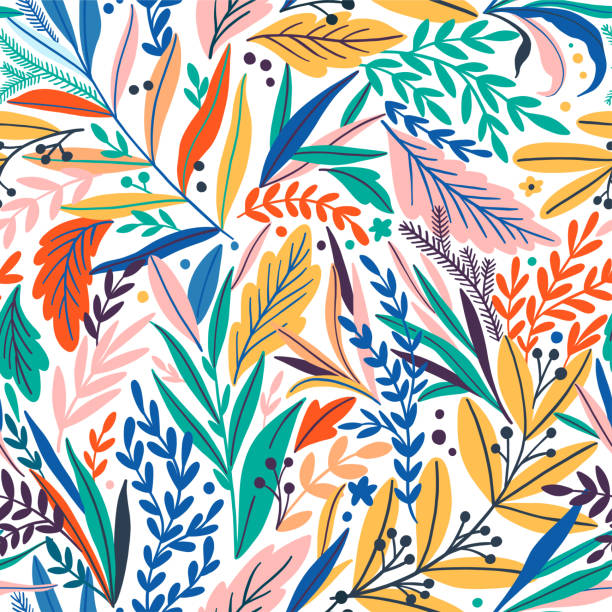
#> input picture Pattern.jpg, 612 x 612 px, found by its file name
$ python lab1.py
#> lines starting #> are read from the running program, lines starting #| are printed output that depends on the picture; long printed decimals are rounded
#
# EE596 Lab 1
# E/18/023
#

import numpy as np
import cv2
import matplotlib.pyplot as plt
import heapq
from collections import defaultdict
from scipy.stats import entropy
from math import log10, sqrt


# Quantizer --------------------------------------------------------
def quantiser(array):

    # max=np.max(red_array)
    # min=np.min(red_array)
    max=255
    min=0

    # q = (max-min)/7

    q=36.4285714

    for i in range(array.shape[0]):
        for j in range(array.shape[1]):
            if array[i][j]>=min and array[i][j]<min+q/2 :
                    array[i][j]= min
            elif array[i][j]>=min+q/2 and array[i][j]<min+3*q/2 :
                    array[i][j]= min + q
            elif array[i][j]>=min+3*q/2 and array[i][j]<min+5*q/2 :
                    array[i][j]= min + 2*q
            elif array[i][j]>=min+5*q/2 and array[i][j]<min+7*q/2 :
                    array[i][j]= min + 3*q
            elif array[i][j]>=min+7*q/2 and array[i][j]<min+9*q/2 :
                    array[i][j]= min + 4*q
            elif array[i][j]>=min+9*q/2 and array[i][j]<min+11*q/2 :
                    array[i][j]= min + 5*q
            elif array[i][j]>=min+11*q/2 and array[i][j]<min+13*q/2 :
                    array[i][j]= min + 6*q
            elif array[i][j]>=min+13*q/2 and array[i][j]<min+15*q/2 :
                    array[i][j]= min + 7*q

    return np.array(array)

# ------------------------------------------------------------------

# Probability ------------------------------------------------------

def probability(q_vals):

    unique_values, counts = np.unique(q_vals, return_counts=True)

    value_counts = dict(zip(unique_values, counts))

    for key in value_counts:
        value_counts[key]=value_counts[key]/(16*16)

    return value_counts

# ------------------------------------------------------------------

# Sort data --------------------------------------------------------

def sort(input_dict):
    items = list(input_dict.items())
    n = len(items)

    for i in range(n - 1):
        for j in range(0, n - i - 1):
            if items[j][1] > items[j + 1][1]:
                items[j], items[j + 1] = items[j + 1], items[j]

    sorted_img = dict(items)

    return sorted_img

# ---------------------------------------------------------------------

# Huffman ----------------------------------------------------------

def huffman(sorted_dict,input_dict):
    for key in input_dict:
        input_dict[key] = ""

    while (len(sorted_dict)>1):
        new_value = list(sorted_dict.values())[0] + list(sorted_dict.values())[1]
        key = str(list(sorted_dict.keys())[0])+"_"+str(list(sorted_dict.keys())[1])

        sorted_dict[key] = new_value

        result = str(list(sorted_dict.keys())[0]).split('_')

        for i in result:
            input_dict[int(i)] = "0" + input_dict[int(i)]

        sorted_dict.pop(list(sorted_dict.keys())[0])

        result = str(list(sorted_dict.keys())[0]).split('_')

        for i in result:
            input_dict[int(i)] = "1"+input_dict[int(i)]

        sorted_dict.pop(list(sorted_dict.keys())[0])

        # Step 4: Sort the dictionary again using bubblesort
        sorted_dict = sort(sorted_dict)

    return input_dict

# ------------------------------------------------------------------

# compress ---------------------------------------------------------

def compress(arr,arr2,name):
    arr1=np.array(arr[:,:])

    q=36.4285714

    hight=arr1.shape[0]
    width=arr1.shape[1]

    file_path = str(name)+".txt"
    with open(file_path, "w") as file:
        count=0

        for i in range(hight):
            for j in range(width):
                for l in list(arr2.keys()):
                    if arr1[i][j]>=(l-q/2) and arr1[i][j]<(l+q/2):

                        # Write data to the file
                        file.write(arr2[l])
                        count+=1
                        break

#-------------------------------------------------------------------

# Num concat ------------------------------------------------------------

def numConcat(num1, num2):

     # find number of digits in num2
     digits = len(str(num2))

     # add zeroes to the end of num1
     num1 = num1 * (10**digits)

     # add num2 to num1
     num1 += num2

     return num1

# --------------------------------------------------------------------------

# Decoding -----------------------------------------------------------------

def decode(c_img,cBook,hight,width,name):

    # decompresed the rgb img

    code=list(cBook.values())
    key=list(cBook.keys())


    f1=c_img.readline()

    arr19=np.zeros((hight,width, 3),dtype=np.uint8)

    count =0

    for i in range(hight):
            for j in range(width):
                count += 1
                print(count)
                s=""
                for x in f1:
                    s+=x

                    if s in code:
                        index_of_element = code.index(s)
                        arr19[i][j]=key[index_of_element]

                        if len(f1)>len(s):
                            f1=f1[len(s):]

                        s=""
                        break

    display = str(name)+" decoded image (E/18/023)"
    cv2.imshow(display, np.array(arr19))
    cv2.waitKey(0)
    cv2.destroyAllWindows()
    print(arr19)
    return np.array(arr19)

# --------------------------------------------------------------------------

# entropy ------------------------------------------------------------------

def find_entropy(gray_image,name):


    _bins = 128

    hist, _ = np.histogram(gray_image.ravel(), bins=_bins, range=(0, _bins))

    prob_dist = hist / hist.sum()
    image_entropy = entropy(prob_dist, base=2)
    print(f"{name} Entropy {image_entropy}")


# --------------------------------------------------------------------------

# PSNR----------------------------------------------------------------------

def PSNR(original, compressed):
	mse = np.mean((original - compressed) ** 2)
	if(mse == 0): # MSE is zero means no noise is present in the signal .
				# Therefore PSNR have no importance.
		return 100
	max_pixel = 255.0
	psnr = 20 * log10(max_pixel / sqrt(mse))
	return psnr

# --------------------------------------------------------------------------

original_img = cv2.imread("pattern.jpg")
#> original_img is the input picture: shape (612, 612, 3); mean B, G, R 177.7, 187.5, 185.4
original_img_array = np.array(original_img)
cv2.imshow('origional IMAGE (E/18/023)',original_img_array)
cv2.waitKey(0)
cv2.destroyAllWindows()

x = 0*60
y = 23*4

cropped_img = original_img[y:y+16, x:x+16]

cv2.imshow('cropped image (E/18/023)',cropped_img)
cv2.waitKey(0)
cv2.destroyAllWindows()


red_img = original_img[:,:,2]
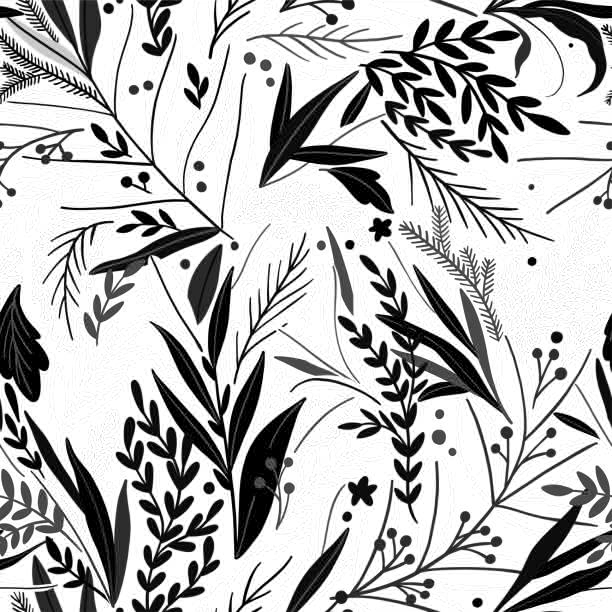
#> red_img: shape (612, 612); min 0, max 255, mean 185.4

cv2.imshow('origional red image (E/18/023)',red_img)
cv2.waitKey(0)
cv2.destroyAllWindows()
cv2.imwrite('original_img.jpg',red_img)

red_cropped_img = red_img[y:y+16, x:x+16]

cv2.imshow('cropped decoded image (E/18/023)',red_cropped_img)
cv2.waitKey(0)
cv2.destroyAllWindows()
cv2.imwrite('cropped_img.jpg', red_cropped_img)

quantised_img =quantiser(red_cropped_img)

cv2.imshow('quantized red image (E/18/023)',quantised_img)
cv2.waitKey(0)
cv2.destroyAllWindows()

img_probability = probability(quantised_img)
#> in probability, `unique_values, counts = np.unique(q_vals, return_counts=True)`: unique_values = [0, 36, 72, 109, 145, 182, 218, 254]; counts = [13, 13, 19, 14, 14, 19, 25, 139]
#> in probability, `value_counts = dict(zip(unique_values, counts))`: value_counts = {0: 13, 36: 13, 72: 19, 109: 14, 145: 14, 182: 19, 218: 25, 254: 139}
#> the loop in probability, `for key in value_counts:` made 8 passes
#> key on passes 2 to 8: 36, 72, 109, 145, 182, 218, 254
#> after the loop in probability, `for key in value_counts:`: value_counts = {0: 0.0508, 36: 0.0508, 72: 0.0742, 109: 0.0547, 145: 0.0547, 182: 0.0742, 218: 0.0977, 254: 0.543}
#> img_probability has the same summary as value_counts in probability
print('image probabilities :')
print(img_probability)
#| {0: 0.05078, 36: 0.05078, 72: 0.07422, 109: 0.05469, 145: 0.05469, 182: 0.07422, 218: 0.09766, 254: 0.543}

codeBook = img_probability.copy()
#> codeBook has the same summary as value_counts in probability

sorted_img_prob = sort(img_probability)
#> in sort, `items = list(input_dict.items())`: items = [(0, 0.0508), (36, 0.0508), (72, 0.0742), (109, 0.0547), (145, 0.0547), (182, 0.0742), (218, 0.0977), (254, 0.543)]
#> in sort, `n = len(items)`: n = 8
#> after the loop in sort, `for i in range(n - 1):`: items = [(0, 0.0508), (36, 0.0508), (109, 0.0547), (145, 0.0547), (72, 0.0742), (182, 0.0742), (218, 0.0977), (254, 0.543)]
#> in sort, `sorted_img = dict(items)`: sorted_img = {0: 0.0508, 36: 0.0508, 109: 0.0547, 145: 0.0547, 72: 0.0742, 182: 0.0742, 218: 0.0977, 254: 0.543}
#> sorted_img_prob has the same summary as sorted_img in sort

huf_img = huffman(sorted_img_prob,codeBook)
#> the loop in huffman, `for key in input_dict:` made 8 passes
#> after the loop in huffman, `for key in input_dict:`: input_dict = {0: '', 36: '', 72: '', 109: '', 145: '', 182: '', 218: '', 254: ''}
#> the loop in huffman, `while (len(sorted_dict)>1):` made 7 passes
#> (new_value, key, n in sort) on passes 1 to 4: (0.102, '0_36', 7), (0.109, '109_145', 6), (0.148, '72_182', 5), (0.199, '218_0_36', 4)
#> (new_value, n in sort, sorted_dict) on passes 5 to 7: (0.258, 3, {'218_0_36': 0.199, '109_145_72_182': 0.258, 254: 0.543}), (0.457, 2, {'218_0_36_109_145_72_182': 0.457, 254: 0.543}), (1, 1, {'218_0_36_109_145_72_182_254': 1})
#> after the loop in huffman, `while (len(sorted_dict)>1):`: input_dict = {0: '0010', 36: '0011', 72: '0110', 109: '0100', 145: '0101', 182: '0111', 218: '000', 254: '1'}
#> huf_img has the same summary as input_dict in huffman

print('code book :')
print(codeBook)
#| {0: '0010', 36: '0011', 72: '0110', 109: '0100', 145: '0101', 182: '0111', 218: '000', 254: '1'}

compress(red_cropped_img,codeBook,"cropped")
#> after the loop in compress, `for i in range(hight):`: count = 256
compress(red_img,codeBook,"original")

file = open("cropped.txt","r")
decodedImg_cropped = decode(file,codeBook,16,16,'cropped')
#> in decode, `code=list(cBook.values())`: code = ['0010', '0011', '0110', '0100', '0101', '0111', '000', '1']
#> in decode, `key=list(cBook.keys())`: key = [0, 36, 72, 109, 145, 182, 218, 254]
#> after the loop in decode, `for i in range(hight):`: count = 256; f1 = '1'; index_of_element = 7
#> (printed output is left out)
cv2.imwrite("cropped_decoded.jpg", decodedImg_cropped)

file = open("original.txt","r",)
decodedImg = decode(file,codeBook,red_img.shape[0],red_img.shape[1],'original')
cv2.imwrite("original_decoded.jpg", decodedImg)
